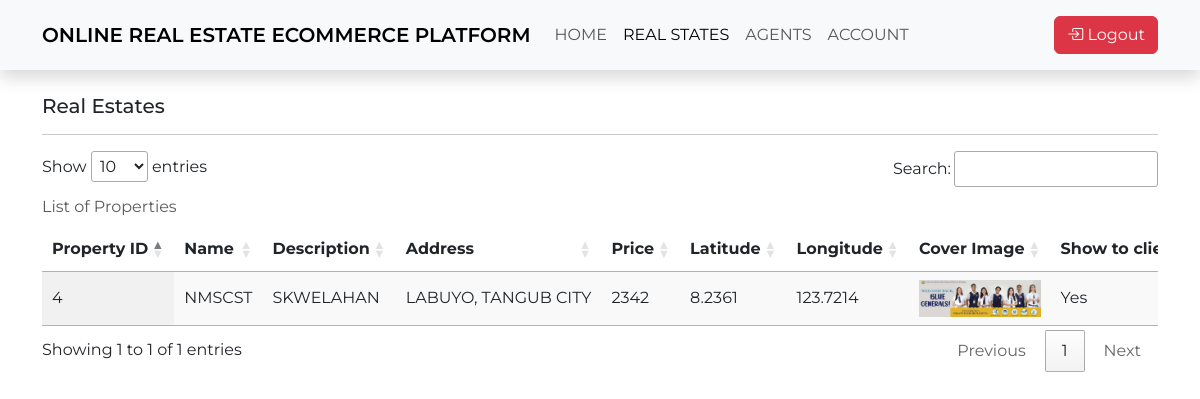
Screenshot of /admin/realestate.php (signed in) with the database file from the repository.
### tables this page shows
CREATE TABLE `properties` (
  `property_id` int(11) NOT NULL,
  `agent_id` int(11) DEFAULT NULL,
  `name` varchar(100) DEFAULT NULL,
  `description` text DEFAULT NULL,
  `address` varchar(150) DEFAULT NULL,
  `price` int(11) NOT NULL,
  `map_latitude` varchar(50) DEFAULT NULL,
  `map_longitude` varchar(50) DEFAULT NULL,
  `cover_img` varchar(255) DEFAULT NULL,
  `show_to_clients` varchar(11) DEFAULT 'No'
);

### admin/realestate.php (the view, shortened to what this page needs)
<?php
$conn = mysqli_connect("localhost", "root", "", "oreep360");
$sql = "SELECT * FROM properties";
$result = $conn->query($sql);
?>
<!DOCTYPE html>
<html lang="en">
<head>
    <link rel="stylesheet" href="style.css">
    <link rel="stylesheet" href="../bootstrap/css/bootstrap.min.css">
    <link rel="stylesheet" href="https://cdn.jsdelivr.net/npm/bootstrap-icons@1.11.3/font/bootstrap-icons.min.css">
    <link rel="stylesheet" href="https://cdn.datatables.net/1.13.4/css/jquery.dataTables.min.css">
    <link rel="stylesheet" href="https://cdn.datatables.net/responsive/2.4.0/css/responsive.dataTables.min.css">
</head>
<body>
    <header>
        <nav class="navbar navbar-expand-lg bg-body-tertiary shadow">
            <div class="container">
                <a class="navbar-brand" id="site-title" href="#">ONLINE REAL ESTATE ECOMMERCE PLATFORM</a>
                <div class="collapse navbar-collapse" id="navbarText">
                    <ul class="navbar-nav me-auto mb-2 mb-lg-0">
                        <li class="nav-item">
                            <a class="nav-link" aria-current="page" href="index.php">HOME</a>
                        </li>
                        <li class="nav-item">
                            <a class="nav-link active" href="realestate.php">REAL STATES</a>
                        </li>
                        <li class="nav-item">
                            <a class="nav-link" href="agent.php">AGENTS</a>
                        </li>
                        <li class="nav-item">
                            <a class="nav-link" href="account.php">ACCOUNT</a>
                        </li>
                    </ul>
                    <span class="navbar-text">
                        <a href="../logout.php" class="btn btn-danger text-white"
                            onclick="return confirm('Are you sure you want to logout?')">
                            <i class="bi bi-box-arrow-in-right"></i> Logout
                        </a>
                    </span>
                </div>
            </div>
        </nav>
    </header>
    <main>
        <div class="container mt-4">
            <h5>Real Estates</h5>
            <hr>
            <div class="table-responsive mb-3">
                <table id="myTable" class="display responsive nowrap  caption-top">
                    <caption>List of Properties</caption>
                    <thead>
                        <tr>
                            <th>Property ID</th>
                            <th>Name</th>
                            <th>Description</th>
                            <th>Address</th>
                            <th>Price</th>
                            <th>Latitude</th>
                            <th>Longitude</th>
                            <th>Cover Image</th>
                            <th>Show to clients</th>
                        </tr>
                    </thead>
                    <tbody>
                        <?php while($row = $result->fetch_assoc()): ?>
                        <tr>
                            <td><?= $row['property_id']; ?></td>
                            <td><?= $row['name']; ?></td>
                            <td><?= $row['description']; ?></td>
                            <td><?= $row['address']; ?></td>
                            <td><?= $row['price']; ?></td>
                            <td><?= $row['map_latitude']; ?></td>
                            <td><?= $row['map_longitude']; ?></td>
                            <td><img class="img-fluid" style="width: 100%;" src="../<?php echo htmlspecialchars($row['cover_img']); ?>"
                            alt="<?php echo htmlspecialchars($row['cover_img']); ?>"></td>
                            <td><?= $row['show_to_clients']; ?></td>
                        </tr>
                        <?php endwhile; ?>
                    </tbody>
                </table>
            </div>
        </div>
    </main>
</body>
</html>

### style.css (style rules this page uses)
* { padding: 0; margin: 0; }
body { font-family: "Montserrat", sans-serif; }
#site-title { font-weight: 600; }

### admin/realestate.php (style rules this page uses)
* { padding: 0; margin: 0; }
body { font-family: "Montserrat", sans-serif; }
#site-title { font-weight: 600; }

### rows the page displays
properties: property_id "4", name "NMSCST", description "SKWELAHAN", address "LABUYO, TANGUB CITY", price "2342", map_latitude "8.2361", map_longitude "123.7214", cover_img (picture), show_to_clients "Yes"
